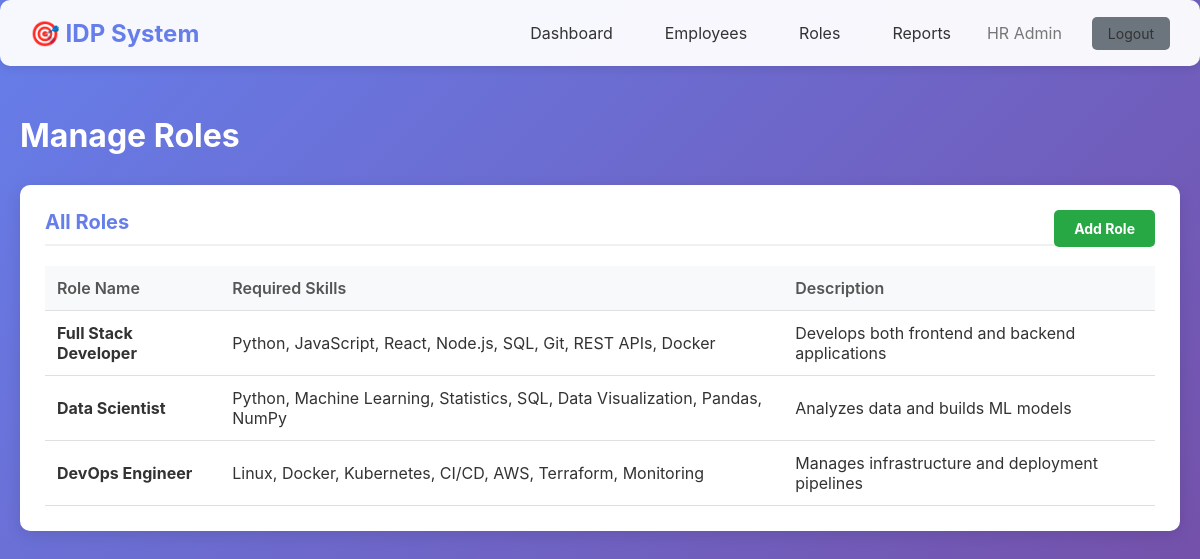
Screenshot of /hr/roles (signed in) with the database file from the repository.
### models/models.py (models this page shows, shortened)
class User(UserMixin, db.Model):
    __tablename__ = 'users'
    id = db.Column(db.Integer, primary_key=True)
    name = db.Column(db.String(100), nullable=False)
    email = db.Column(db.String(120), unique=True, nullable=False)
    password_hash = db.Column(db.String(255), nullable=False)
    role = db.Column(db.String(20), nullable=False, default='employee')  # 'hr' or 'employee'
    skills = db.Column(db.Text)  # Comma-separated skills
    experience = db.Column(db.Integer, default=0)  # Years of experience
    goal = db.Column(db.Text)  # Career goal
    current_role = db.Column(db.String(100))
    target_role = db.Column(db.String(100))
    created_at = db.Column(db.DateTime, default=datetime.utcnow)
    idps = db.relationship('IDP', backref='user', lazy=True, cascade='all, delete-orphan')

class Role(db.Model):
    __tablename__ = 'roles'
    id = db.Column(db.Integer, primary_key=True)
    role_name = db.Column(db.String(100), unique=True, nullable=False)
    required_skills = db.Column(db.Text)  # Comma-separated required skills
    description = db.Column(db.Text)

### routes/hr.py (the view)
@hr_bp.route('/roles')
@login_required
@hr_required
def roles():
    all_roles = Role.query.all()
    return render_template('hr_roles.html', roles=all_roles)

### routes/hr.py (called while the page is built)
def hr_required(f):
    @wraps(f)
    def decorated_function(*args, **kwargs):
        if not current_user.is_authenticated or current_user.role != 'hr':
            flash('Access denied. HR privileges required.', 'error')
            return redirect(url_for('auth.login'))
        return f(*args, **kwargs)
    return decorated_function

### templates/hr_roles.html (shortened to what this page needs)
{% extends "base.html" %}
{% block content %}
<h1 style="color: white; margin-bottom: 30px;">Manage Roles</h1>
<div class="card">
    <div class="card-header">
        All Roles
        <a href="{{ url_for('hr.add_role') }}" class="btn btn-success" style="float: right;">Add Role</a>
    </div>
    {% if roles %}
    <table>
        <thead>
            <tr>
                <th>Role Name</th>
                <th>Required Skills</th>
                <th>Description</th>
            </tr>
        </thead>
        <tbody>
            {% for role in roles %}
            <tr>
                <td><strong>{{ role.role_name }}</strong></td>
                <td>{{ role.required_skills }}</td>
                <td>{{ role.description or '-' }}</td>
            </tr>
            {% endfor %}
        </tbody>
    </table>
    {% else %}
    <p>No roles found. <a href="{{ url_for('hr.add_role') }}">Add your first role</a></p>
    {% endif %}
</div>
{% endblock %}

### templates/base.html (shortened to what this page needs)
<!DOCTYPE html>
<html lang="en">
<head>
</head>
<body>
    {% if current_user.is_authenticated %}
    <div class="navbar">
        <div class="navbar-content">
            <div class="navbar-brand">🎯 IDP System</div>
            <div class="navbar-menu">
                {% if current_user.role == 'hr' %}
                    <a href="{{ url_for('hr.dashboard') }}">Dashboard</a>
                    <a href="{{ url_for('hr.employees') }}">Employees</a>
                    <a href="{{ url_for('hr.roles') }}">Roles</a>
                    <a href="{{ url_for('hr.reports') }}">Reports</a>
                {% else %}
                    <a href="{{ url_for('employee.dashboard') }}">My IDPs</a>
                    <a href="{{ url_for('employee.profile') }}">Profile</a>
                {% endif %}
                <span style="color: #777;">{{ current_user.name }}</span>
                <a href="{{ url_for('auth.logout') }}" class="btn btn-secondary" style="margin-left: 10px;">Logout</a>
            </div>
        </div>
    </div>
    {% endif %}
    <div class="container">
        {% block content %}{% endblock %}
    </div>
</body>
</html>

### templates/base.html (style rules this page uses)
* { margin: 0; padding: 0; box-sizing: border-box; }
body { font-family: -apple-system, BlinkMacSystemFont, 'Segoe UI', Roboto, Oxygen, Ubuntu, sans-serif; background: linear-gradient(135deg, #667eea 0%, #764ba2 100%); min-height: 100vh; color: #333; }
.container { max-width: 1200px; margin: 0 auto; padding: 20px; }
.navbar { background: rgba(255, 255, 255, 0.95); backdrop-filter: blur(10px); padding: 15px 30px; box-shadow: 0 2px 10px rgba(0,0,0,0.1); margin-bottom: 30px; border-radius: 10px; }
.navbar-content { display: flex; justify-content: space-between; align-items: center; max-width: 1200px; margin: 0 auto; }
.navbar-brand { font-size: 24px; font-weight: bold; color: #667eea; }
.navbar-menu { display: flex; gap: 20px; align-items: center; }
.navbar-menu a { text-decoration: none; color: #333; padding: 8px 16px; border-radius: 5px; transition: all 0.3s; }
.btn { padding: 10px 20px; border: none; border-radius: 5px; cursor: pointer; font-size: 14px; transition: all 0.3s; text-decoration: none; display: inline-block; }
.btn-secondary { background: #6c757d; color: white; }
.btn-success { background: #28a745; color: white; }
.card { background: white; border-radius: 10px; padding: 25px; box-shadow: 0 4px 15px rgba(0,0,0,0.1); margin-bottom: 20px; }
.card-header { font-size: 20px; font-weight: bold; margin-bottom: 20px; color: #667eea; border-bottom: 2px solid #f0f0f0; padding-bottom: 10px; }
table { width: 100%; border-collapse: collapse; }
table th, table td { padding: 12px; text-align: left; border-bottom: 1px solid #e0e0e0; }
table th { background: #f8f9fa; font-weight: 600; color: #555; }

### rows the page displays
User: name "HR Admin"
Role: role_name "Full Stack Developer", required_skills "Python, JavaScript, React, Node.js, SQL, Git, REST APIs, Docker", description "Develops both frontend and backend applications"
Role: role_name "Data Scientist", required_skills "Python, Machine Learning, Statistics, SQL, Data Visualization, Pandas, NumPy", description "Analyzes data and builds ML models"
Role: role_name "DevOps Engineer", required_skills "Linux, Docker, Kubernetes, CI/CD, AWS, Terraform, Monitoring", description "Manages infrastructure and deployment pipelines"
